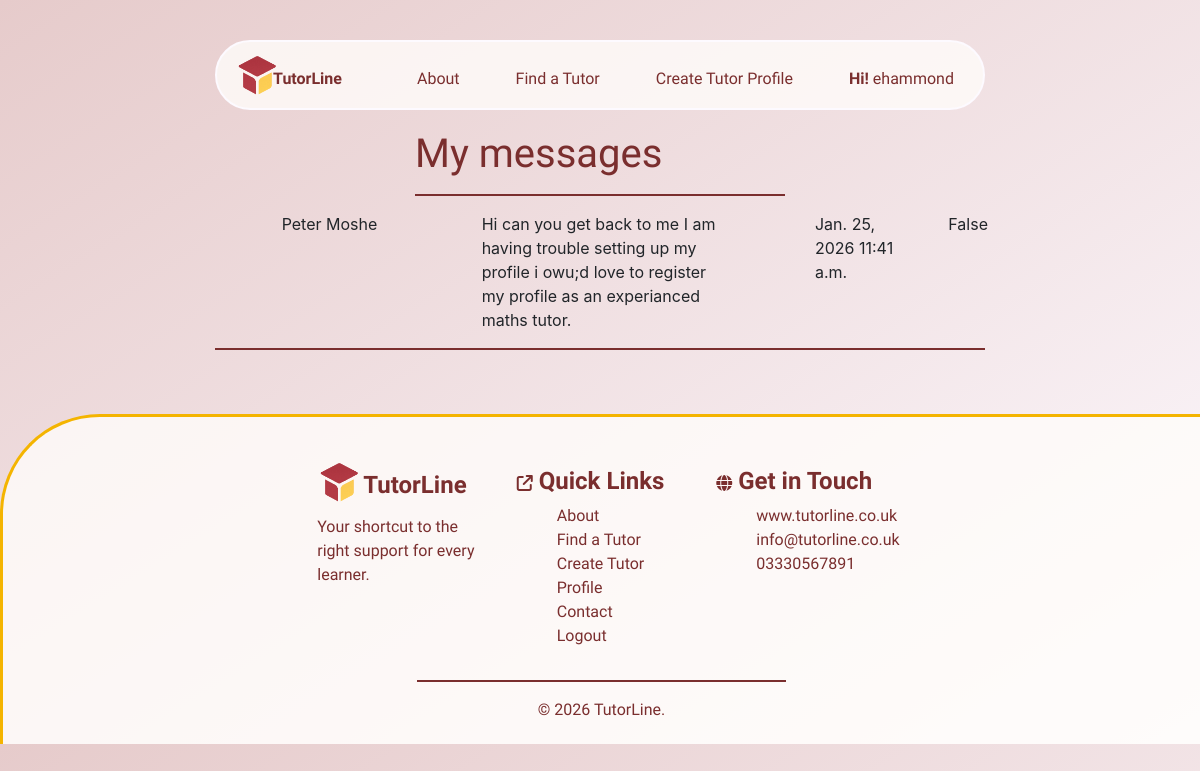
The page /messaging/ (signed in) on the database as committed earlier.
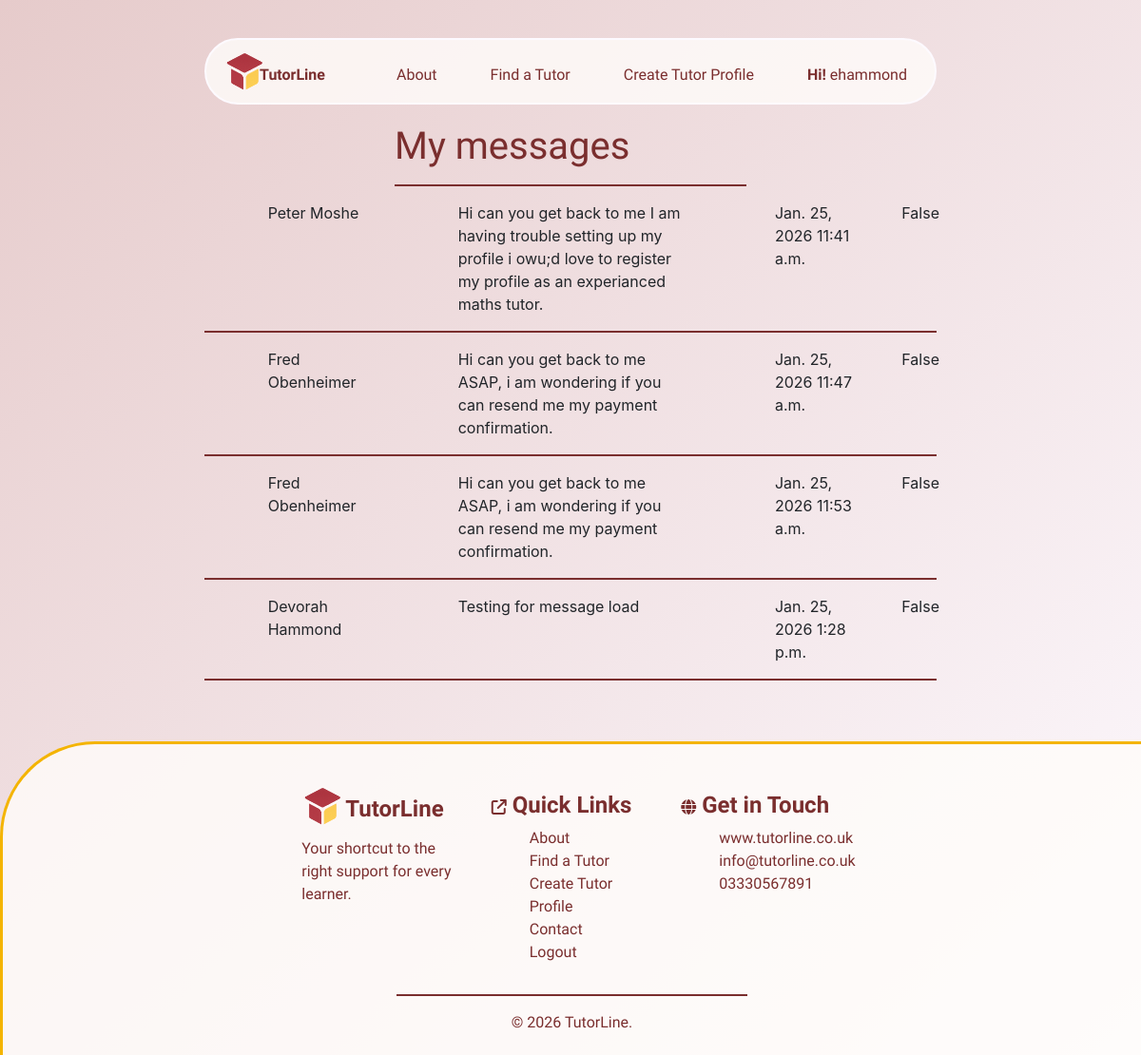
The same page on the database as committed later.
### messaging/models.py (models this page shows, shortened)
class Message(models.Model):
    send_to = models.CharField(max_length=254)
    name = models.CharField(max_length=254)
    Phone = models.CharField(max_length=254)
    email = models.EmailField()
    message = models.TextField()
    day_sent = models.DateField(auto_now=True)
    time_sent = models.TimeField(auto_now=True)
    read = models.BooleanField(default=False)

### messaging/views.py (the view)
# urls.py: path('', views.messaging, name='messaging'),
def messaging(request):
    message = Message.objects.all()
    return render(request, 'messaging/messaging.html', {'message': message})

### messaging/templates/messaging/messaging.html (shortened to what this page needs)
{% extends "base.html" %}
{% load static %}
{% block extracss%}
    <link rel="stylesheet" href="{% static 'css/messaging.css' %}">
{% endblock %}
{% block content %}
<div class="container-fluid">
    <div class="row">
        <div class="col-4"></div>
        <div class="col-4">
            <h1>My messages</h1>
            <hr>
        </div>
        <div class="col-4"></div>
    </div>
</div>
<section>
    <div class="container-fluid">
        <div class="row">
            <div class="col-2"></div>
            <div class="col-8">
                {% for m in message %}
                {% if m.send_to == user.username %}
                <div class="row">
                    <div class="col-1"></div>
                    <div class="col-2">{{ m.name }}</div>
                    <div class="col-1"></div>
                    <div class="col-4">{{ m.message }}</div>
                    <div class="col-1"></div>
                    <div class="col-2">{{ m.day_sent }} {{ m.time_sent }}</div>
                    <div class="col-1">{{ m.read }}</div>
                </div>
                <hr>
                {% endif %}
                {% endfor %}
            </div>
            <div class="col-2"></div>
        </div>
    </div>
</section>
{% endblock %}

Rows that differ between the two databases and show on the page:
added Message: name "Fred Obenheimer", message "Hi can you get back to me ASAP, i am wondering if you can resend me my payment confirmation.", day_sent "Jan. 25, 2026", time_sent "11:47 a.m.", read "False"
added Message: name "Fred Obenheimer", message "Hi can you get back to me ASAP, i am wondering if you can resend me my payment confirmation.", day_sent "Jan. 25, 2026", time_sent "11:53 a.m.", read "False"
added Message: name "Devorah Hammond", message "Testing for message load", day_sent "Jan. 25, 2026", time_sent "1:28 p.m.", read "False"
